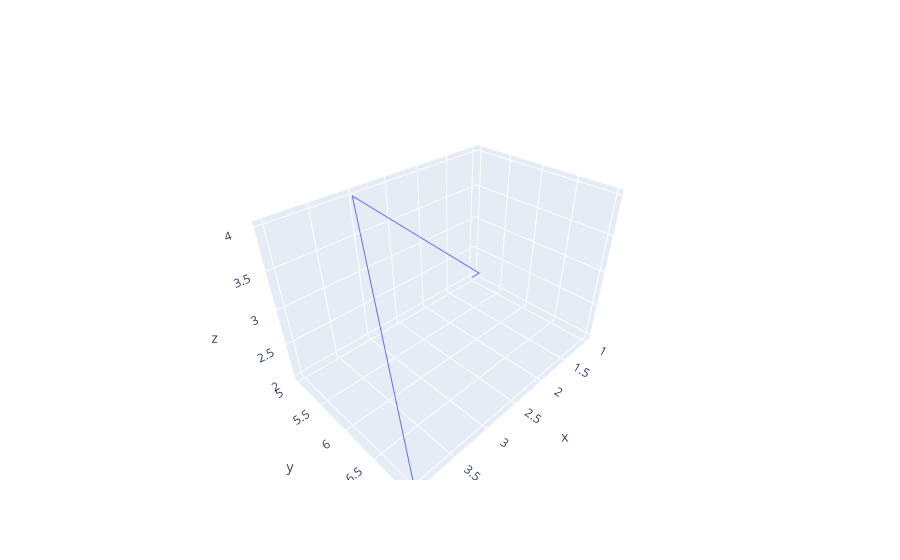

Write notebook code for a chart like this one.
### Code cell
fig = go.Figure()
fig.add_trace(go.Scatter3d(x=[1,2,3,4] , y =[5,6,5,7] , mode = 'lines', z = [2,3,4,2] ))
fig.show()

### Figure 1 — Plotly figure (JSON) as saved in the notebook; plotly's stock layout.template omitted (floating-point values rounded to 4 significant figures)
{"data": [{"mode": "lines", "type": "scatter3d", "x": [1, 2, 3, 4], "y": [5, 6, 5, 7], "z": [2, 3, 4, 2]}], "layout": {"scene": {"aspectmode": "auto", "aspectratio": {"x": 1.31, "y": 0.8736, "z": 0.8736}}}}
